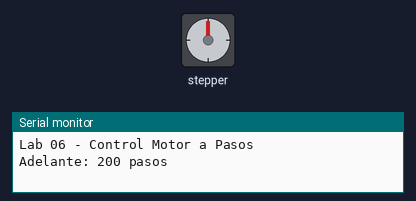
This sketch was run on a simulated Arduino Uno, built with avr-gcc and run on an emulated ATmega328P. Shown: stepper motor, the last lines printed to the serial monitor. Wiring (inferred from the names in the program): stepper motor driver (200 steps per turn assumed): step pin 9; direction pin 8; enable pin 10.

Above: at 0.05 s.
At 0.4 s:
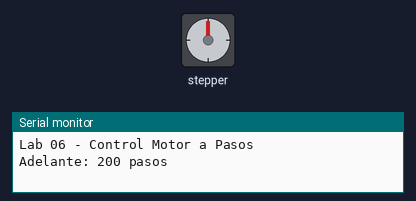
At 1.45 s:
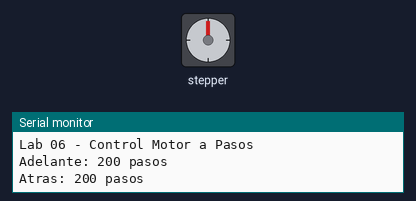
At 2.75 s:
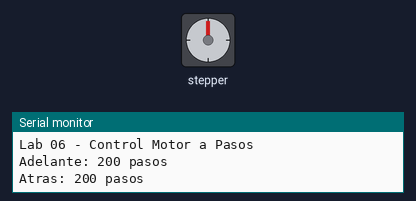
Timing chart, 0 to 6.4 s (numbered marks = the images above):
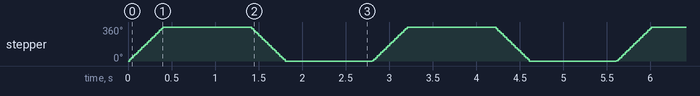

Measured:
- by itself, stepper: turns 360° clockwise in 0.38 s, then 360° counter-clockwise in 0.40 s, repeating every 2.8 s

The sketch:

sketch.ino
```cpp
// Lab06_Stepper_Motor.ino

const int STEP_PIN = 9;
const int DIR_PIN = 8;
const int ENABLE_PIN = 10;

int delayMicrosegundos = 1000;

void setup() {
    pinMode(STEP_PIN, OUTPUT);
    pinMode(DIR_PIN, OUTPUT);
    pinMode(ENABLE_PIN, OUTPUT);

    digitalWrite(ENABLE_PIN, LOW);
    digitalWrite(DIR_PIN, HIGH);

    Serial.begin(9600);
    Serial.println("Lab 06 - Control Motor a Pasos");
}

void loop() {
    Serial.println("Adelante: 200 pasos");
    digitalWrite(DIR_PIN, HIGH);
    for (int i = 0; i < 200; i++) {
        digitalWrite(STEP_PIN, HIGH);
        delayMicroseconds(delayMicrosegundos);
        digitalWrite(STEP_PIN, LOW);
        delayMicroseconds(delayMicrosegundos);
    }

    delay(1000);

    Serial.println("Atras: 200 pasos");
    digitalWrite(DIR_PIN, LOW);
    for (int i = 0; i < 200; i++) {
        digitalWrite(STEP_PIN, HIGH);
        delayMicroseconds(delayMicrosegundos);
        digitalWrite(STEP_PIN, LOW);
        delayMicroseconds(delayMicrosegundos);
    }

    delay(1000);
}
```
